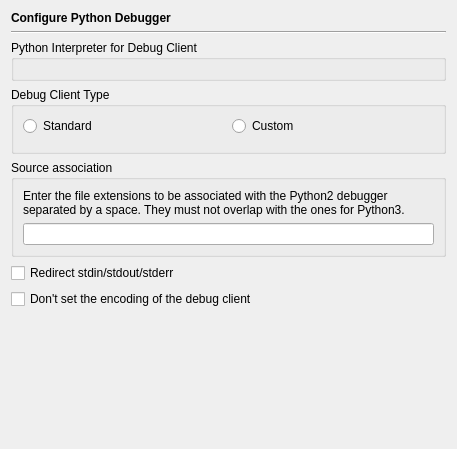
<?xml version="1.0" encoding="UTF-8"?>
<ui version="4.0">
 <class>DebuggerPythonPage</class>
 <widget class="QWidget" name="DebuggerPythonPage">
  <property name="geometry">
   <rect>
    <x>0</x>
    <y>0</y>
    <width>455</width>
    <height>449</height>
   </rect>
  </property>
  <layout class="QVBoxLayout" name="verticalLayout_2">
   <item>
    <widget class="QLabel" name="headerLabel">
     <property name="text">
      <string>&lt;b&gt;Configure Python Debugger&lt;/b&gt;</string>
     </property>
    </widget>
   </item>
   <item>
    <widget class="Line" name="line11_2">
     <property name="frameShape">
      <enum>QFrame::HLine</enum>
     </property>
     <property name="frameShadow">
      <enum>QFrame::Sunken</enum>
     </property>
     <property name="orientation">
      <enum>Qt::Horizontal</enum>
     </property>
    </widget>
   </item>
   <item>
    <widget class="QGroupBox" name="groupBox">
     <property name="title">
      <string>Python Interpreter for Debug Client</string>
     </property>
     <layout class="QVBoxLayout" name="verticalLayout_3">
      <item>
       <widget class="E5PathPicker" name="interpreterPicker" native="true">
        <property name="focusPolicy">
         <enum>Qt::StrongFocus</enum>
        </property>
        <property name="toolTip">
         <string>Enter the path of the Python interpreter to be used by the debug client.</string>
        </property>
       </widget>
      </item>
     </layout>
    </widget>
   </item>
   <item>
    <widget class="QGroupBox" name="groupBox_2">
     <property name="title">
      <string>Debug Client Type</string>
     </property>
     <layout class="QGridLayout" name="gridLayout">
      <item row="1" column="0" colspan="2">
       <widget class="E5PathPicker" name="debugClientPicker" native="true">
        <property name="enabled">
         <bool>false</bool>
        </property>
        <property name="focusPolicy">
         <enum>Qt::StrongFocus</enum>
        </property>
        <property name="toolTip">
         <string>Enter the path of the Debug Client to be used.  Leave empty to use the default.</string>
        </property>
       </widget>
      </item>
      <item row="0" column="0">
       <widget class="QRadioButton" name="standardButton">
        <property name="toolTip">
         <string>Select the standard debug client</string>
        </property>
        <property name="text">
         <string>Standard</string>
        </property>
       </widget>
      </item>
      <item row="0" column="1">
       <widget class="QRadioButton" name="customButton">
        <property name="toolTip">
         <string>Select the custom selected debug client</string>
        </property>
        <property name="text">
         <string>Custom</string>
        </property>
       </widget>
      </item>
     </layout>
    </widget>
   </item>
   <item>
    <widget class="QGroupBox" name="groupBox_3">
     <property name="title">
      <string>Source association</string>
     </property>
     <layout class="QVBoxLayout" name="verticalLayout">
      <item>
       <widget class="QLabel" name="label">
        <property name="text">
         <string>Enter the file extensions to be associated with the Python2 debugger separated by a space. They must not overlap with the ones for Python3.</string>
        </property>
        <property name="wordWrap">
         <bool>true</bool>
        </property>
       </widget>
      </item>
      <item>
       <widget class="QLineEdit" name="sourceExtensionsEdit"/>
      </item>
     </layout>
    </widget>
   </item>
   <item>
    <widget class="QCheckBox" name="pyRedirectCheckBox">
     <property name="toolTip">
      <string>Select, to redirect stdin, stdout and stderr of the program being debugged to the eric6 IDE</string>
     </property>
     <property name="text">
      <string>Redirect stdin/stdout/stderr</string>
     </property>
    </widget>
   </item>
   <item>
    <widget class="QCheckBox" name="pyNoEncodingCheckBox">
     <property name="toolTip">
      <string>Select to not set the debug client encoding</string>
     </property>
     <property name="text">
      <string>Don't set the encoding of the debug client</string>
     </property>
    </widget>
   </item>
   <item>
    <spacer>
     <property name="orientation">
      <enum>Qt::Vertical</enum>
     </property>
     <property name="sizeHint" stdset="0">
      <size>
       <width>435</width>
       <height>21</height>
      </size>
     </property>
    </spacer>
   </item>
  </layout>
 </widget>
 <customwidgets>
  <customwidget>
   <class>E5PathPicker</class>
   <extends>QWidget</extends>
   <header>E5Gui/E5PathPicker.h</header>
   <container>1</container>
  </customwidget>
 </customwidgets>
 <tabstops>
  <tabstop>interpreterPicker</tabstop>
  <tabstop>standardButton</tabstop>
  <tabstop>customButton</tabstop>
  <tabstop>debugClientPicker</tabstop>
  <tabstop>sourceExtensionsEdit</tabstop>
  <tabstop>pyRedirectCheckBox</tabstop>
  <tabstop>pyNoEncodingCheckBox</tabstop>
 </tabstops>
 <resources/>
 <connections>
  <connection>
   <sender>customButton</sender>
   <signal>toggled(bool)</signal>
   <receiver>debugClientPicker</receiver>
   <slot>setEnabled(bool)</slot>
   <hints>
    <hint type="sourcelabel">
     <x>328</x>
     <y>116</y>
    </hint>
    <hint type="destinationlabel">
     <x>328</x>
     <y>135</y>
    </hint>
   </hints>
  </connection>
 </connections>
</ui>
